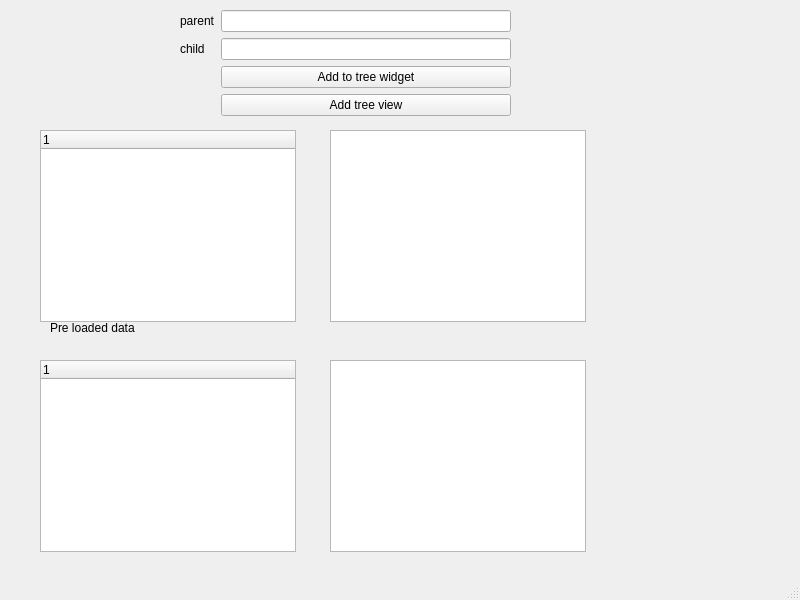
<?xml version="1.0" encoding="UTF-8"?>
<ui version="4.0">
 <class>MainWindow</class>
 <widget class="QMainWindow" name="MainWindow">
  <property name="geometry">
   <rect>
    <x>0</x>
    <y>0</y>
    <width>800</width>
    <height>600</height>
   </rect>
  </property>
  <property name="windowTitle">
   <string>MainWindow</string>
  </property>
  <widget class="QWidget" name="centralwidget">
   <widget class="QWidget" name="formLayoutWidget">
    <property name="geometry">
     <rect>
      <x>180</x>
      <y>10</y>
      <width>331</width>
      <height>112</height>
     </rect>
    </property>
    <layout class="QFormLayout" name="formLayout">
     <item row="0" column="1">
      <widget class="QLineEdit" name="lineEdit"/>
     </item>
     <item row="0" column="0">
      <widget class="QLabel" name="label">
       <property name="text">
        <string>parent</string>
       </property>
      </widget>
     </item>
     <item row="2" column="0">
      <widget class="QLabel" name="label_2">
       <property name="text">
        <string>child</string>
       </property>
      </widget>
     </item>
     <item row="2" column="1">
      <widget class="QLineEdit" name="lineEdit_2"/>
     </item>
     <item row="3" column="1">
      <widget class="QPushButton" name="pushButton">
       <property name="text">
        <string>Add to tree widget</string>
       </property>
      </widget>
     </item>
     <item row="4" column="1">
      <widget class="QPushButton" name="pushButton_2">
       <property name="text">
        <string>Add tree view</string>
       </property>
      </widget>
     </item>
    </layout>
   </widget>
   <widget class="QTreeWidget" name="treeWidget">
    <property name="geometry">
     <rect>
      <x>40</x>
      <y>130</y>
      <width>256</width>
      <height>192</height>
     </rect>
    </property>
    <column>
     <property name="text">
      <string notr="true">1</string>
     </property>
    </column>
   </widget>
   <widget class="QTreeView" name="treeView">
    <property name="geometry">
     <rect>
      <x>330</x>
      <y>130</y>
      <width>256</width>
      <height>192</height>
     </rect>
    </property>
   </widget>
   <widget class="QTreeView" name="treeView_2">
    <property name="geometry">
     <rect>
      <x>330</x>
      <y>360</y>
      <width>256</width>
      <height>192</height>
     </rect>
    </property>
   </widget>
   <widget class="QTreeWidget" name="treeWidget_2">
    <property name="geometry">
     <rect>
      <x>40</x>
      <y>360</y>
      <width>256</width>
      <height>192</height>
     </rect>
    </property>
    <column>
     <property name="text">
      <string notr="true">1</string>
     </property>
    </column>
   </widget>
   <widget class="QLabel" name="label_3">
    <property name="geometry">
     <rect>
      <x>50</x>
      <y>320</y>
      <width>221</width>
      <height>16</height>
     </rect>
    </property>
    <property name="text">
     <string>Pre loaded data </string>
    </property>
   </widget>
  </widget>
  <widget class="QMenuBar" name="menubar">
   <property name="geometry">
    <rect>
     <x>0</x>
     <y>0</y>
     <width>800</width>
     <height>21</height>
    </rect>
   </property>
  </widget>
  <widget class="QStatusBar" name="statusbar"/>
 </widget>
 <resources/>
 <connections/>
</ui>
